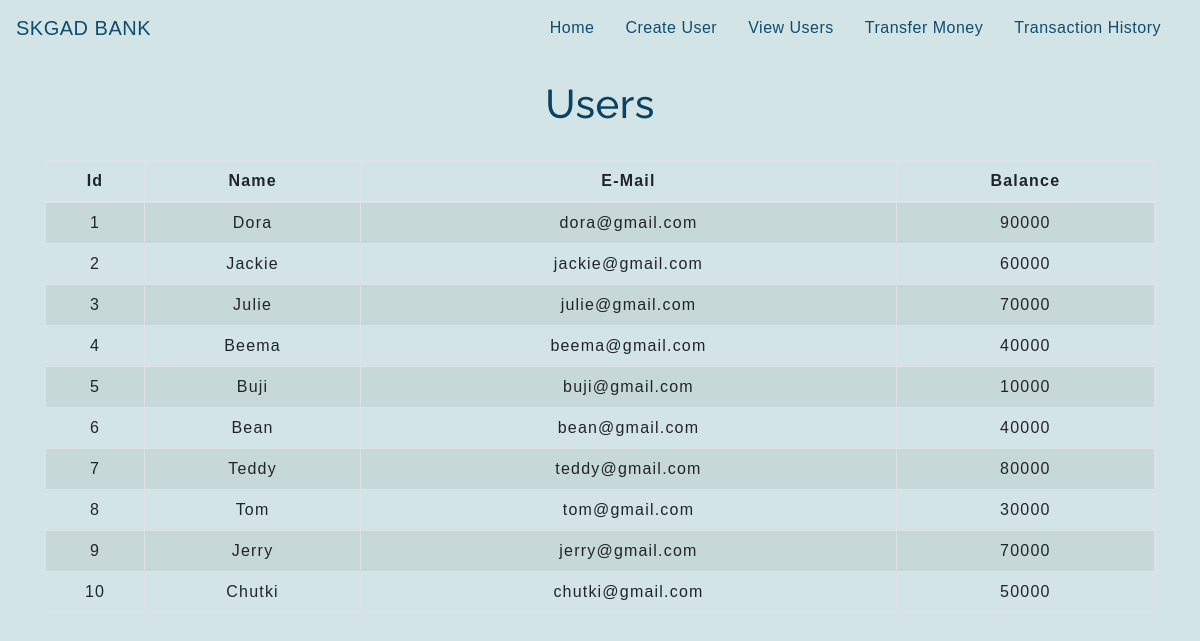
Screenshot of /viewcustomer.php with the database file from the repository.
### tables this page shows
CREATE TABLE `users` (
  `id` int(3) NOT NULL,
  `name` text NOT NULL,
  `email` varchar(30) NOT NULL,
  `balance` int(8) NOT NULL
);

### viewcustomer.php (the view, shortened to what this page needs)
<!DOCTYPE html>
<html lang="en">
<head>
    <link rel="stylesheet" href="https://maxcdn.bootstrapcdn.com/bootstrap/4.0.0/css/bootstrap.min.css">
    <link rel="stylesheet" type="text/css" href="css/table.css">
    <link rel="stylesheet" type="text/css" href="css/navbar.css">
</head>
<body style="background-color:#d2e4e5;">
<?php
    include 'config.php';
    $sql = "SELECT * FROM users";
    $result = mysqli_query($conn,$sql);
?>
<?php
  include 'navbar.php';
?>
<div class="container">
        <h2 class="text-center pt-4">Users</h2>
        <br>
            <div class="row">
                <div class="col">
                    <div class="table-responsive-sm">
                    <table class="table table-hover table-sm table-striped table-condensed table-bordered">
                        <thead>
                            <tr>
                            <th scope="col" class="text-center py-2">Id</th>
                            <th scope="col" class="text-center py-2">Name</th>
                            <th scope="col" class="text-center py-2">E-Mail</th>
                            <th scope="col" class="text-center py-2">Balance</th>
                            </tr>
                        </thead>
                        <tbody>
                <?php
                    while($rows=mysqli_fetch_assoc($result)){
                ?>
                    <tr>
                        <td class="py-2"><?php echo $rows['id'] ?></td>
                        <td class="py-2"><?php echo $rows['name']?></td>
                        <td class="py-2"><?php echo $rows['email']?></td>
                        <td class="py-2"><?php echo $rows['balance']?></td>
                    </tr>
                <?php
                    }
                ?>
                        </tbody>
                    </table>
                    </div>
                </div>
            </div>
         </div>
</body>
</html>

### css/table.css (style rules this page uses)
* { padding: 0; margin: 0; box-sizing: border-box; font-family: sans-serif; }
h2 { font-size: 40px; }
table { letter-spacing: 1.2px; }
td { text-align: center; }

### css/navbar.css (style rules this page uses)
h2 { color:#0a4263; letter-spacing: 0.5px; font-family: raleway; }

### rows the page displays
users: id "1", name "Dora", email "dora@gmail.com", balance "90000"
users: id "2", name "Jackie", email "jackie@gmail.com", balance "60000"
users: id "3", name "Julie", email "julie@gmail.com", balance "70000"
users: id "4", name "Beema", email "beema@gmail.com", balance "40000"
users: id "5", name "Buji", email "buji@gmail.com", balance "10000"
users: id "6", name "Bean", email "bean@gmail.com", balance "40000"
users: id "7", name "Teddy", email "teddy@gmail.com", balance "80000"
users: id "8", name "Tom", email "tom@gmail.com", balance "30000"
users: id "9", name "Jerry", email "jerry@gmail.com", balance "70000"
users: id "10", name "Chutki", email "chutki@gmail.com", balance "50000"
